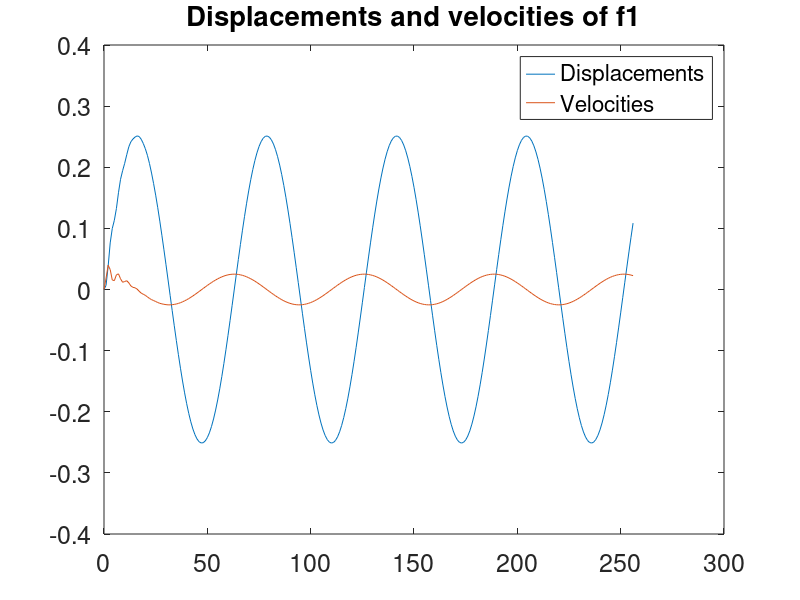
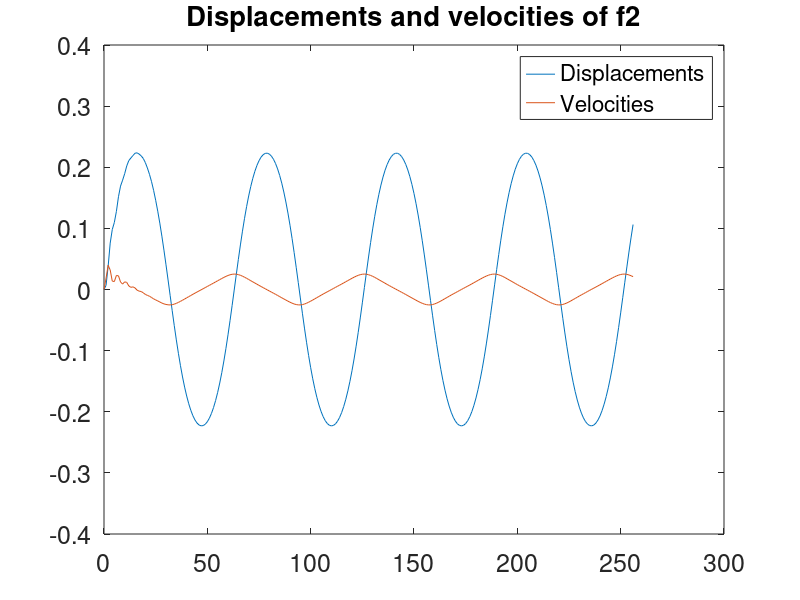
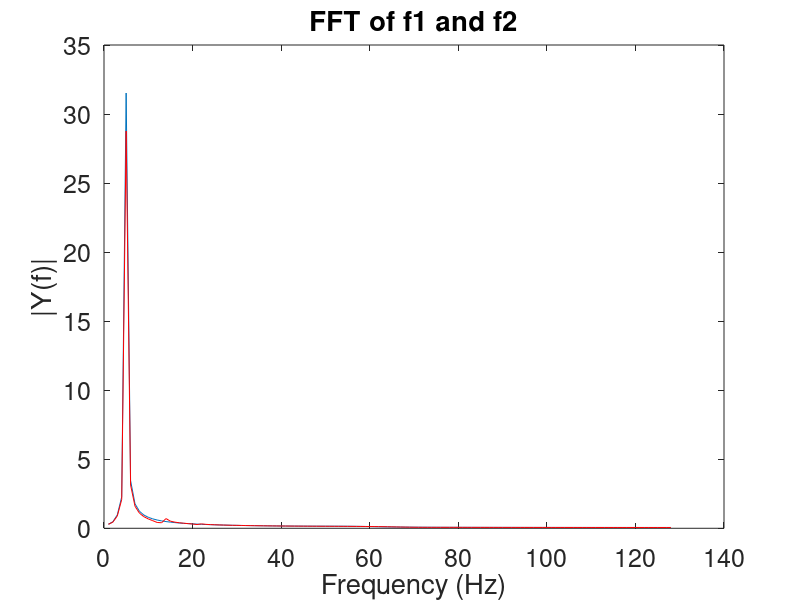
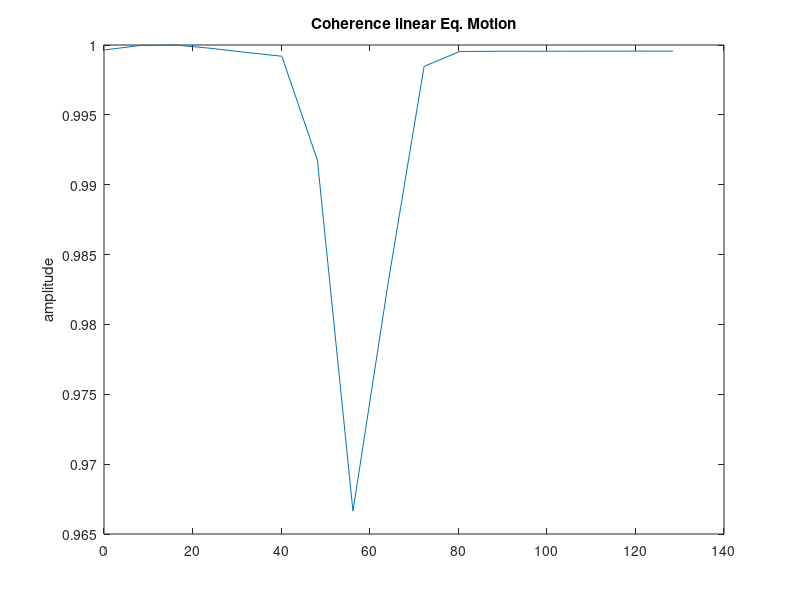

These figures' MATLAB source, in order:
function ODE_FFT_Coherence
% The following code compute the solution of the ''linear'' with a
% ''nonlinear'' equation of motion
close all
clear all

x0=[0 0];      % first component is x(0), second x'(0), i.e. no displacement and velocity for t=0
tspan=0:1:256;  % timespan of integration % 512 time steps
[T,Y1] = ode45(@myfun1,tspan,x0); % solves linear ODE numerically
figure
plot(T,Y1(:,1),T,Y1(:,2));
set(gca,'FontSize',18);
legend('Displacements','Velocities');
title('Displacements and velocities of f1');
%
[T,Y2] = ode45(@myfun2,tspan,x0); % solves nonlinear ODE numerically
figure
plot(T,Y2(:,1),T,Y2(:,2));
legend('Displacements','Velocities');
set(gca,'FontSize',18);
title('Displacements and velocities of f2');


% FFT
Y1_fft = fft(Y1(:,1));
Y2_fft = fft(Y2(:,1));
figure
plot(abs(Y1_fft(1:length(Y1_fft)/2)))
set(gca,'FontSize',18);
hold
plot(abs(Y2_fft(1:length(Y2_fft)/2)),'r');
title('FFT of f1 and f2');
xlabel('Frequency (Hz)')
ylabel('|Y(f)|')


% Coherence function
figure
set(gca,'FontSize',18);
mscohere(sin(0.1*tspan),Y1(:,1),[],[],[],length(Y1(:,1)))
title('Coherence linear Eq. Motion');

figure
set(gca,'FontSize',18);
mscohere(sin(0.1*tspan),Y2(:,1),[],[],[],length(Y1(:,1)))
title('Coherence non-linear Eq. Motion');


% function f1 - linear
function dy = myfun1(t,y)
F=sin(0.1*t); % force
K=4; % stiffness
C=0.8; % damping
M=2; % mass
dy=zeros(2,1);
dy(1)=y(2);
dy(2)=(F-K*y(1)-C*y(2))/M;


% function f1 - nonlinear
function dy = myfun2(t,y)
F=sin(0.1*t); % force
K=4; % stiffness
C=0.8; % damping
M=2; % mass
P = 10; % factor for nonlinear cubic part
dy=zeros(2,1);
dy(1)=y(2);
dy(2)=(F-K*y(1)-C*y(2)-P*y(1)^3)/M;
